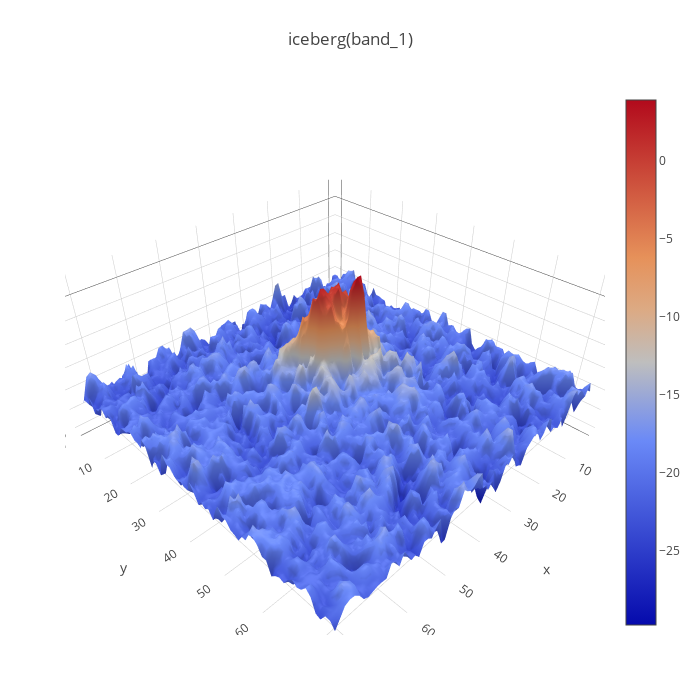
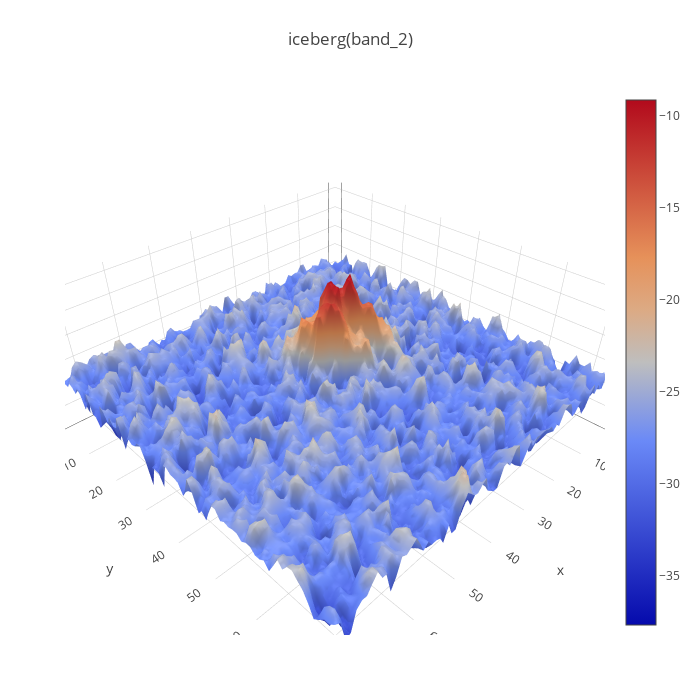

Notebook source saved alongside these figures, in order:
### Markdown cell above
First, let's draw the fifth picture (I have randomly chosen this number)  based on band_1, then based on band_2.
Then, draw the sixth picture (agian I have randomly chosen this number.

### Code cell
plot3d(X_band_1[5:6, :, :], 'iceberg(band_1)')  # Index 5 
plot3d(X_band_2[5:6, :, :], 'iceberg(band_2)')  # Index 5

### Figure 1 — Plotly figure (JSON) as saved in the notebook; plotly's stock layout.template omitted (floating-point values rounded to 4 significant figures; data arrays with more than 128 entries replaced by an {"elided": "..."} marker saying what was removed)
{"data": [{"type": "surface", "z": {"elided": "75x75 float values"}}], "layout": {"autosize": false, "height": 700, "margin": {"b": 65, "l": 65, "r": 50, "t": 90}, "title": "iceberg(band_1)", "width": 700}}

### Figure 2 — Plotly figure (JSON) as saved in the notebook; plotly's stock layout.template omitted (floating-point values rounded to 4 significant figures; data arrays with more than 128 entries replaced by an {"elided": "..."} marker saying what was removed)
{"data": [{"type": "surface", "z": {"elided": "75x75 float values"}}], "layout": {"autosize": false, "height": 700, "margin": {"b": 65, "l": 65, "r": 50, "t": 90}, "title": "iceberg(band_2)", "width": 700}}
